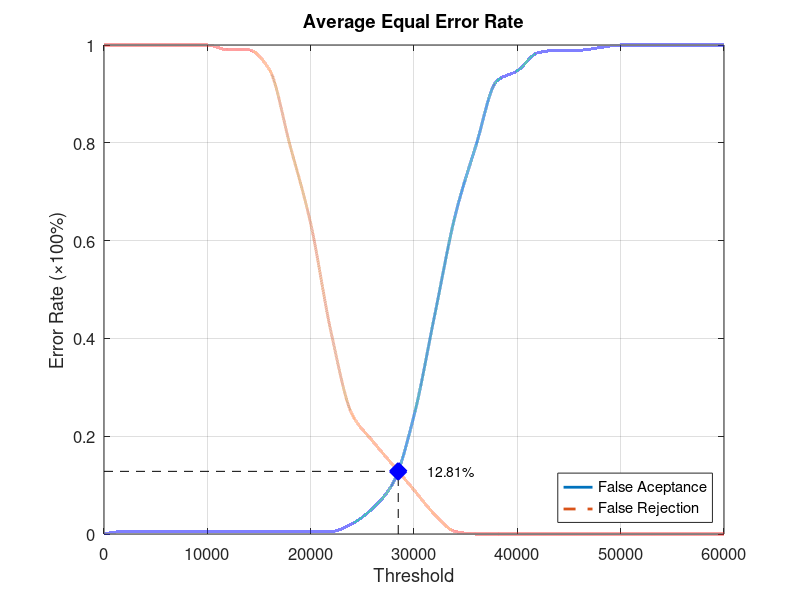
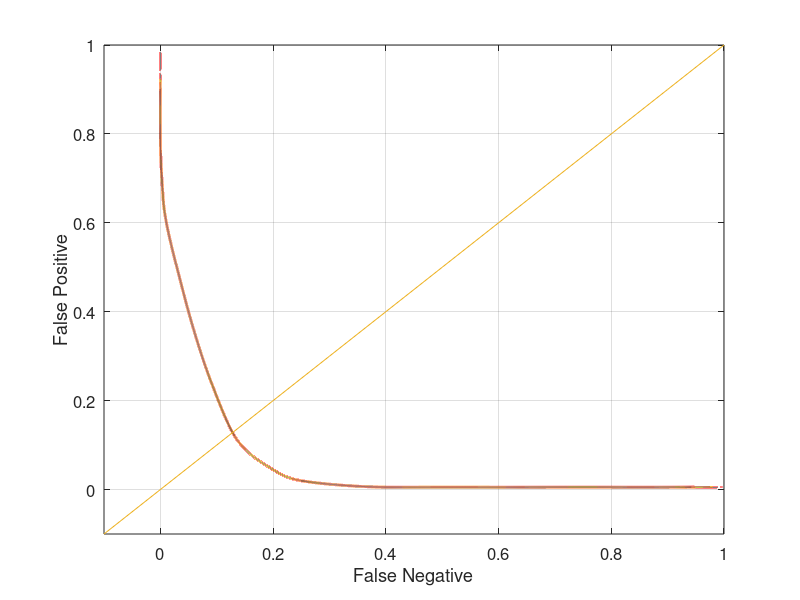

Write the MATLAB code that produced these figures, in order.
function yEER = Database5_4
close all;
clear;
clc;
x = 0:2000:60000;
xq = 0:0.5:60000;

y0 = [0 0.00526316 0.00526316 0.00526316 0.00526316 0.00526316 0.00526316 0.00526316 0.00526316 0.00526316 0.00526316 0.00526316 0.0210526 0.0526316 0.105263 0.242105 0.447368 0.652632 0.794737 0.926316 0.947368 0.984211 0.989474 0.989474 0.994737 1 1 1 1 1 1];
yy0 = interp1(x, y0, xq, 'pchip');
y1 = [1 1 1 1 1 1 0.99 0.99 0.95 0.795 0.635 0.41 0.245 0.19 0.14 0.09 0.04 0.005 0 0 0 0 0 0 0 0 0 0 0 0 0];
yy1 = interp1(x, y1, xq, 'pchip');

% Calculating EER: 
y2 = abs(y0 - y1);
find(y2 == min(y2))
yy2 = abs(yy0 - yy1);
xEER = find(yy2 == min(yy2));
xEERIndex = xq(xEER) % X-axis EER
yEER = yy0(xEER) % Y-axis EER

main = figure
plot(xq, yy0,'-','LineWidth', 2);	hold on
plot(xq, yy1,'--','LineWidth', 2);	hold on
plot([xEERIndex xEERIndex], [0 yEER], 'k--');	hold on
plot([0 xEERIndex], [yEER yEER], 'k--');	hold on
plot(xEERIndex, yEER, 'bx', 'LineWidth', 10);	hold on
text(xEERIndex + 10 * xEERIndex / 100, yEER, [num2str(round((10000 * yEER)) / 100) '%'])
legend('False Aceptance', 'False Rejection', 'Location', 'SouthEast')
xlabel('Threshold')
ylabel('Error Rate (\times100%)')
title('Average Equal Error Rate')
set(gca, 'FontSize', 12)
axis([0 60000 0 1])
grid on

print(main, 'Database5_4Main', '-dpng');
FNRxFPR = figure('Color', [1 1 1]);
plot(yy1, yy0, '-', yy1, yy0, 'LineWidth', 2);
hold on
y = -0.1:0.1:1
plot(y, y); 
set(gca, 'FontSize', 12)
xlabel('False Negative')
ylabel('False Positive')
axis([-0.1 1 -0.1 1])
set(gca, 'FontSize', 12)
grid on

print(FNRxFPR, 'Database5_4FNRxFPR','-dpng');
end
